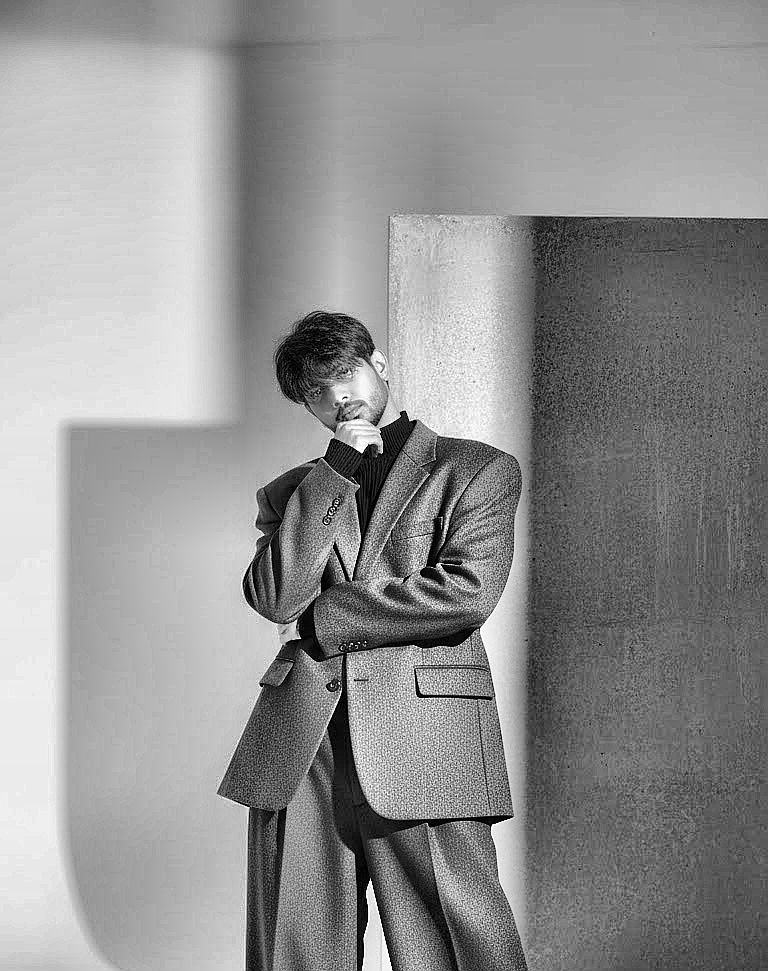
#> input picture data/source-prepped.png, 768 x 971 px, found by its file name
$ python make_ascii_svg.py
#> lines starting #> are read from the running program, lines starting #| are printed output that depends on the picture
#!/usr/bin/env python3
"""
Convert a prepped photo into a self-typing monochrome ASCII SVG.
Reads data/source-prepped.png, writes avi-ascii.svg.
"""

import os
from PIL import Image

# Use Resampling.LANCZOS for newer Pillow compatibility
try:
    RESAMPLE_MODE = Image.Resampling.LANCZOS
except AttributeError:
    RESAMPLE_MODE = Image.LANCZOS

# ASCII density ramp: bright (sparse) -> dark (dense)
# Leading space clears background to nothing
RAMP = " .`:-=+*cs#%@"

# Output dimensions
COLS = 100
ROWS = 53

# SVG styling
FONT_SIZE = 8
CHAR_W = 6.5   # approximate monospace character width
CHAR_H = 10    # approximate monospace character height
FILL_COLOR = "#c9d1d9"  # GitHub light gray
BG_COLOR = "#0d1117"    # GitHub dark background

# Animation timing (seconds)
ROW_DELAY = 0.04   # delay between rows starting
CHAR_DELAY = 0.003 # delay per character within a row


def get_pixels(img):
    """Get pixel data compatible with Pillow 10+."""
    if hasattr(img, 'get_flattened_data'):
        return list(img.get_flattened_data())
    return list(img.getdata())


def image_to_ascii_grid(image_path, cols=COLS, rows=ROWS):
    """Convert image to 2D list of ASCII characters."""
    img = Image.open(image_path).convert("L")

    # Resize to character grid
    img_resized = img.resize((cols, rows), RESAMPLE_MODE)
    pixels = get_pixels(img_resized)

    # Map brightness to ASCII ramp
    # 0 (black) -> dense chars, 255 (white) -> sparse chars
    grid = []
    for y in range(rows):
        row_chars = []
        for x in range(cols):
            brightness = pixels[y * cols + x]
            # Invert: dark pixels get dense chars, light pixels get sparse
            idx = int((255 - brightness) / 255 * (len(RAMP) - 1))
            idx = max(0, min(idx, len(RAMP) - 1))
            row_chars.append(RAMP[idx])
        grid.append(row_chars)

    return grid


def generate_svg(grid, output_path="avi-ascii.svg"):
    """Generate self-typing animated SVG from ASCII grid."""
    rows = len(grid)
    cols = len(grid[0]) if rows > 0 else 0

    svg_w = cols * CHAR_W + 20
    svg_h = rows * CHAR_H + 20

    lines = []
    lines.append(f'<svg xmlns="http://www.w3.org/2000/svg" width="{svg_w:.0f}" height="{svg_h:.0f}" viewBox="0 0 {svg_w:.0f} {svg_h:.0f}">')
    lines.append(f'  <rect width="100%" height="100%" fill="{BG_COLOR}"/>')

    # Build each row as a text element with clip-path animation
    for y, row in enumerate(grid):
        row_text = "".join(row)
        row_y = 15 + y * CHAR_H

        # Clip path for this row - reveals left to right
        clip_id = f"clip-row-{y}"
        total_delay = y * ROW_DELAY
        duration = len(row) * CHAR_DELAY + 0.3

        lines.append(f'  <clipPath id="{clip_id}">')
        lines.append(f'    <rect x="10" y="{row_y - CHAR_H + 2}" width="0" height="{CHAR_H + 2}">')
        lines.append(f'      <animate attributeName="width" from="0" to="{len(row) * CHAR_W}" '
                     f'dur="{duration:.2f}s" begin="{total_delay:.3f}s" fill="freeze"/>')
        lines.append(f'    </rect>')
        lines.append(f'  </clipPath>')

        # The text row
        lines.append(f'  <text x="10" y="{row_y}" font-family="monospace" font-size="{FONT_SIZE}" '
                     f'fill="{FILL_COLOR}" clip-path="url(#{clip_id})">{row_text}</text>')

        # Cursor effect - small block that follows the reveal
        lines.append(f'  <rect x="10" y="{row_y - CHAR_H + 2}" width="{CHAR_W}" height="{CHAR_H}" '
                     f'fill="{FILL_COLOR}" opacity="0">')
        lines.append(f'    <animate attributeName="opacity" values="0;1;0" '
                     f'dur="0.15s" begin="{total_delay:.3f}s" end="{total_delay + duration:.3f}s" '
                     f'repeatCount="indefinite"/>')
        lines.append(f'    <animate attributeName="x" from="10" to="{10 + len(row) * CHAR_W}" '
                     f'dur="{duration:.2f}s" begin="{total_delay:.3f}s" fill="freeze"/>')
        lines.append(f'  </rect>')

    lines.append('</svg>')

    svg_content = "\n".join(lines)

    with open(output_path, "w", encoding="utf-8") as f:
        f.write(svg_content)

    print(f"  Wrote {output_path} ({cols}×{rows} chars, {len(grid)} rows)")
    return output_path


def main():
    input_path = "data/source-prepped.png"
    output_path = "avi-ascii.svg"

    if not os.path.exists(input_path):
        print(f"Error: {input_path} not found. Run prep_photo.py first.")
        return

    print("Converting image to ASCII grid...")
    grid = image_to_ascii_grid(input_path)
#> in image_to_ascii_grid, img is the input picture: PIL image 768x971 L; min 0, max 255, mean 145.5
#> in image_to_ascii_grid, `img_resized = img.resize((cols, rows), RESAMPLE_MODE)`:
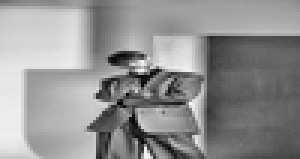
#> img_resized: PIL image 100x53 L (shown 3 times larger); min 0, max 248, mean 145.5
#> in image_to_ascii_grid, `pixels = get_pixels(img_resized)`: pixels = 5300 values, max 248 at index 3463, min 0 at index 3439, mean 145.5
#> after the loop in image_to_ascii_grid, `for y in range(rows):`: grid = 53 items
#> grid = 53 items

    print("Generating animated SVG...")
    generate_svg(grid, output_path)
#> in generate_svg, `rows = len(grid)`: rows = 53
#> in generate_svg, `cols = len(grid[0]) if rows > 0 else 0`: cols = 100
#> in generate_svg, `svg_w = cols * CHAR_W + 20`: svg_w = 670
#> in generate_svg, `svg_h = rows * CHAR_H + 20`: svg_h = 550
#> the loop in generate_svg, `for y, row in enumerate(grid):` made 53 passes
#> (row_y, clip_id, total_delay) on passes 1 to 12: (15, 'clip-row-0', 0), (25, 'clip-row-1', 0.04), (35, 'clip-row-2', 0.08), (45, 'clip-row-3', 0.12), (55, 'clip-row-4', 0.16), (65, 'clip-row-5', 0.2), (75, 'clip-row-6', 0.24), (85, 'clip-row-7', 0.28), (95, 'clip-row-8', 0.32), (105, 'clip-row-9', 0.36), (115, 'clip-row-10', 0.4), (125, 'clip-row-11', 0.44)
#> after the loop in generate_svg, `for y, row in enumerate(grid):`: lines = 532 items
#|   Wrote avi-ascii.svg (100×53 chars, 53 rows)

    print("Done!")


if __name__ == "__main__":
    main()
